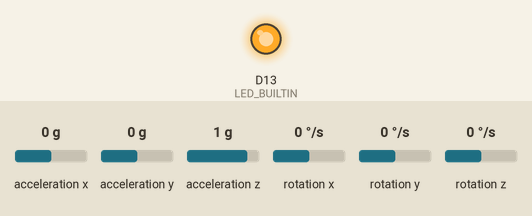
The sketch below on a simulated Arduino Nano 33 IoT. Parts: output pins drawn as LEDs (lit = HIGH). The inputs (shaded band) are chosen by the test bench; at power-on: acceleration x 0 g, acceleration y 0 g, acceleration z 1 g, rotation x 0 °/s, rotation y 0 °/s, rotation z 0 °/s. Nothing arrives over Bluetooth unless stated; a phone connects over Bluetooth LE 3 s after start; what the sketch prints to the serial monitor is not drawn.

Above: at 0.1 s.
At 3.1 s:
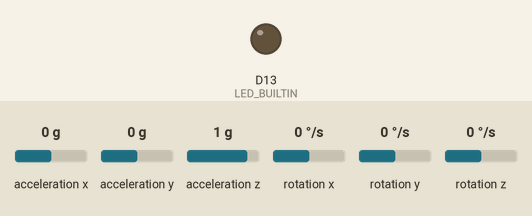
Timing chart, 0 to 4.6 s (numbered marks = the images above):
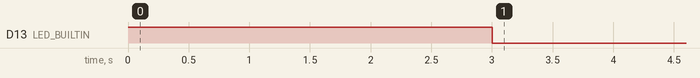

The sketch:

xiao_imu.ino
```cpp
/*
 * XIAO nRF52840 Sense — 6-axis IMU streamer over BLE for GH Monitor.
 *
 * Advertises as "XIAO-IMU" with service 7A1D0001-... and a notify characteristic 7A1D0002-...
 * Packet (little-endian):
 *   u8  seq            packet sequence number
 *   u8  n              samples in this packet (8)
 *   u16 t_ms           millis() of the first sample (low 16 bits)
 *   n × { i16 ax, ay, az, gx, gy, gz }   raw LSM6DS3TR-C values
 * Scale: accel ±4 g → 0.122 mg/LSB ; gyro ±500 dps → 17.5 mdps/LSB ; sample rate 50 Hz.
 */
#include <ArduinoBLE.h>
#include <Wire.h>
#include "LSM6DS3.h"

static const char* SERVICE_UUID = "7A1D0001-2B7E-4C9B-9E2F-3C1A0D5E6F70";
static const char* DATA_UUID    = "7A1D0002-2B7E-4C9B-9E2F-3C1A0D5E6F70";
static const int   SAMPLE_PERIOD_MS = 20;      // 50 Hz
static const int   SAMPLES_PER_PACKET = 8;     // 4 + 8*12 = 100 bytes

LSM6DS3 imu(I2C_MODE, 0x6A);
BLEService imuService(SERVICE_UUID);
BLECharacteristic imuData(DATA_UUID, BLERead | BLENotify, 4 + SAMPLES_PER_PACKET * 12);

uint8_t packet[4 + SAMPLES_PER_PACKET * 12];
uint8_t seq = 0;
int     nInPacket = 0;
unsigned long nextSampleAt = 0;

static void put16(uint8_t* p, int16_t v) { p[0] = (uint8_t)(v & 0xFF); p[1] = (uint8_t)((v >> 8) & 0xFF); }

void setup() {
  Serial.begin(115200);
  pinMode(LED_BUILTIN, OUTPUT);
  digitalWrite(LED_BUILTIN, HIGH);   // LED off (active low)

#ifdef PIN_LSM6DS3TR_C_POWER
  pinMode(PIN_LSM6DS3TR_C_POWER, OUTPUT);
  digitalWrite(PIN_LSM6DS3TR_C_POWER, HIGH);
  delay(50);
#endif

  imu.settings.accelRange = 4;         // ±4 g
  imu.settings.accelSampleRate = 104;  // Hz (chip ODR; we read at 50 Hz)
  imu.settings.gyroRange = 500;        // ±500 dps
  imu.settings.gyroSampleRate = 104;
  imu.settings.accelBandWidth = 50;
  if (imu.begin() != 0) {
    Serial.println("IMU init failed");
    while (true) { digitalWrite(LED_BUILTIN, !digitalRead(LED_BUILTIN)); delay(100); }
  }

  if (!BLE.begin()) {
    Serial.println("BLE init failed");
    while (true) { digitalWrite(LED_BUILTIN, !digitalRead(LED_BUILTIN)); delay(300); }
  }
  BLE.setLocalName("XIAO-IMU");
  BLE.setDeviceName("XIAO-IMU");
  BLE.setAdvertisedService(imuService);
  imuService.addCharacteristic(imuData);
  BLE.addService(imuService);
  BLE.setConnectionInterval(12, 24);   // 15–30 ms
  BLE.advertise();
  Serial.println("XIAO-IMU advertising");
}

void loop() {
  BLE.poll();
  BLEDevice central = BLE.central();
  bool connected = central && central.connected();
  digitalWrite(LED_BUILTIN, connected ? LOW : HIGH);

  unsigned long now = millis();
  if ((long)(now - nextSampleAt) < 0) return;
  nextSampleAt = now + SAMPLE_PERIOD_MS;

  if (nInPacket == 0) {
    packet[0] = seq;
    packet[1] = SAMPLES_PER_PACKET;
    packet[2] = (uint8_t)(now & 0xFF);
    packet[3] = (uint8_t)((now >> 8) & 0xFF);
  }
  uint8_t* p = packet + 4 + nInPacket * 12;
  put16(p + 0,  imu.readRawAccelX());
  put16(p + 2,  imu.readRawAccelY());
  put16(p + 4,  imu.readRawAccelZ());
  put16(p + 6,  imu.readRawGyroX());
  put16(p + 8,  imu.readRawGyroY());
  put16(p + 10, imu.readRawGyroZ());
  nInPacket++;

  if (nInPacket >= SAMPLES_PER_PACKET) {
    if (connected) imuData.writeValue(packet, sizeof(packet));
    seq++;
    nInPacket = 0;
  }
}
```

Measured:
- by itself, D13 (LED_BUILTIN): HIGH → LOW at 3.0 s
